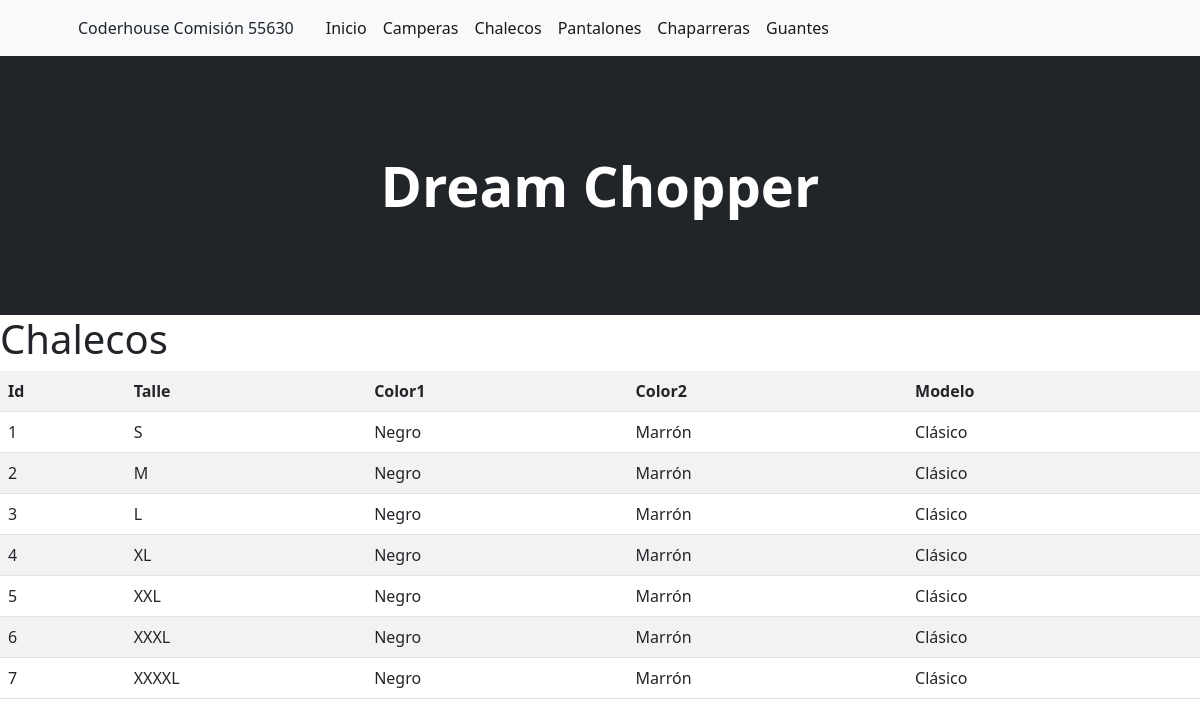
Page /chaleco/ on the committed database.
### inicio/models.py (models this page shows, shortened)
class Chaleco(models.Model):
    talle = models.CharField(max_length=50)
    color1 = models.CharField(max_length=50)
    color2 = models.CharField(max_length=50)
    modelo = models.CharField(max_length=50)

### inicio/views.py (the view)
# urls.py: path('chaleco/', chaleco, name="chaleco" ),
def chaleco(request):
    contexto = {'chaleco': Chaleco.objects.all() }
    return render(request, "inicio/chaleco.html", contexto)

### inicio/templates/inicio/chaleco.html
{% extends 'inicio/base.html' %}
{% load static %}
{% block contenido %}
    <h1>Chalecos</h1>
    <table class="table table-striped">
        <tr>
            <th>Id</th>
            <th>Talle</th>
            <th>Color1</th>
            <th>Color2</th>
            <th>Modelo</th>
        </tr>
    {% for c in chaleco %}
        <tr>
            <td>{{ c.id }}</td>
            <td>{{ c.talle }}</td>
            <td>{{ c.color1 }}</td>
            <td>{{ c.color2 }}</td>
            <td>{{ c.modelo }}</td>
        </tr>
    {% endfor %}
    </table>
{% endblock contenido %}

### rows in the picture
Chaleco: id "1", talle "S", color1 "Negro", color2 "Marrón", modelo "Clásico"
Chaleco: id "2", talle "M", color1 "Negro", color2 "Marrón", modelo "Clásico"
Chaleco: id "3", talle "L", color1 "Negro", color2 "Marrón", modelo "Clásico"
Chaleco: id "4", talle "XL", color1 "Negro", color2 "Marrón", modelo "Clásico"
Chaleco: id "5", talle "XXL", color1 "Negro", color2 "Marrón", modelo "Clásico"
Chaleco: id "6", talle "XXXL", color1 "Negro", color2 "Marrón", modelo "Clásico"
Chaleco: id "7", talle "XXXXL", color1 "Negro", color2 "Marrón", modelo "Clásico"
